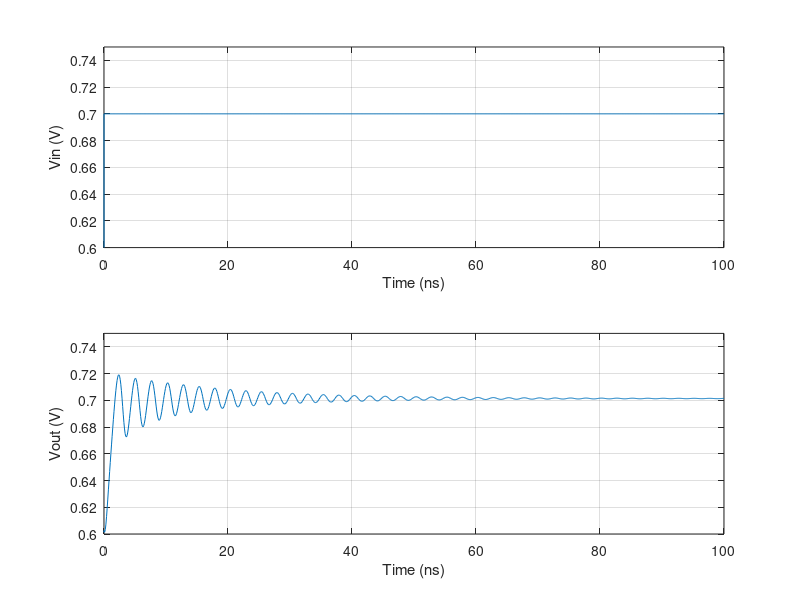

Reproduce this figure in MATLAB.
clear all; close all; clc;

%% Read data from CSV in the same folder
M = csvread('tran_step.csv',1,0);
t = M(:,1).*1000000000;
vin = M(:,2);
vout = M(:,4);

%% Generate plot
hold on;

subplot(2,1,1);
plot(t,vin);
xlabel('Time (ns)');
ylabel('Vin (V)');
axis([min(t),max(t),0.6,0.75]);
grid on;

subplot(2,1,2);
plot(t,vout);
xlabel('Time (ns)');
ylabel('Vout (V)');
axis([min(t),max(t),0.6,0.75]);
grid on;
